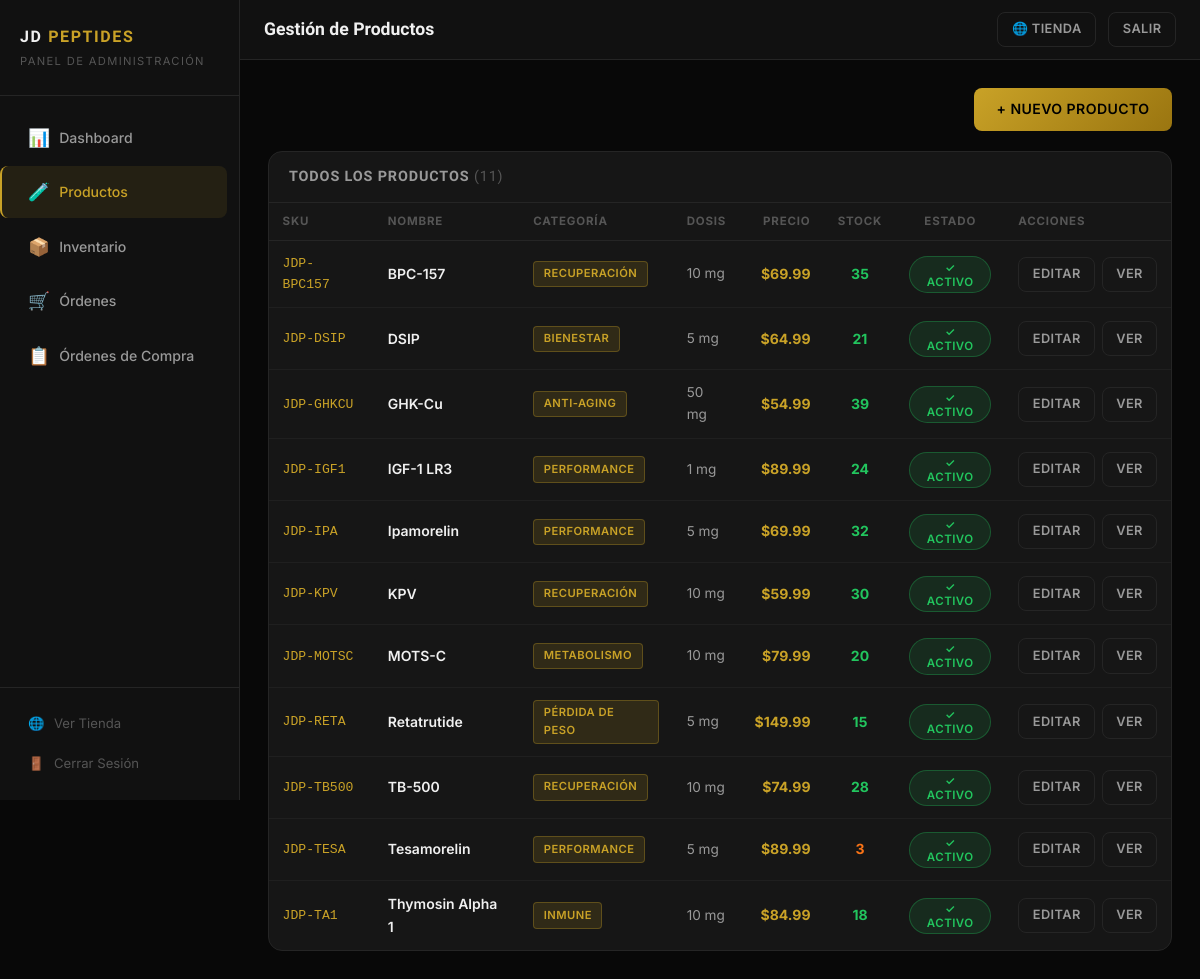
/admin/productos (signed in), run on the app's committed database.
### tables this page shows
CREATE TABLE products (
    id INTEGER PRIMARY KEY AUTOINCREMENT,
    sku TEXT UNIQUE NOT NULL,
    name TEXT NOT NULL,
    category TEXT NOT NULL,
    dose TEXT NOT NULL,
    price REAL NOT NULL,
    description TEXT,
    benefits TEXT,
    stock INTEGER DEFAULT 0,
    low_stock_alert INTEGER DEFAULT 5,
    active INTEGER DEFAULT 1,
    created_at TEXT DEFAULT (datetime('now'))
, image_path TEXT DEFAULT '');

### app.py (the view)
@app.route('/admin/productos')
@admin_required
def admin_productos():
    products = query_db("SELECT * FROM products ORDER BY name")
    return render_template('admin/productos.html', products=products)

### app.py (called while the page is built)
def get_db():
    db = getattr(g, '_database', None)
    if db is None:
        os.makedirs(os.path.dirname(DATABASE), exist_ok=True)
        db = g._database = sqlite3.connect(DATABASE)
        db.row_factory = sqlite3.Row
        db.execute("PRAGMA foreign_keys = ON")
    return db

@app.teardown_appcontext
def close_connection(exception):
    db = getattr(g, '_database', None)
    if db is not None:
        db.close()

def query_db(query, args=(), one=False):
    cur = get_db().execute(query, args)
    rv = cur.fetchall()
    cur.close()
    return (rv[0] if rv else None) if one else rv

def admin_required(f):
    @wraps(f)
    def decorated(*args, **kwargs):
        if not session.get('admin_logged_in'):
            return redirect(url_for('admin_login'))
        return f(*args, **kwargs)
    return decorated

### templates/admin/productos.html (shortened to what this page needs)
{% extends "admin/base.html" %}
{% block page_title %}Gestión de Productos{% endblock %}
{% block content %}
<div style="display:flex;justify-content:flex-end;margin-bottom:1.25rem">
  <a href="{{ url_for('admin_nuevo_producto') }}" class="btn btn-gold">+ Nuevo Producto</a>
</div>
<div class="admin-card">
  <div class="admin-card-header">
    <h3>Todos los Productos <span style="color:var(--text3);font-weight:400">({{ products|length }})</span></h3>
  </div>
  <div style="overflow-x:auto">
    <table class="admin-table">
      <thead>
        <tr>
          <th>SKU</th>
          <th>Nombre</th>
          <th>Categoría</th>
          <th>Dosis</th>
          <th style="text-align:right">Precio</th>
          <th style="text-align:center">Stock</th>
          <th style="text-align:center">Estado</th>
          <th>Acciones</th>
        </tr>
      </thead>
      <tbody>
        {% for p in products %}
          <tr>
            <td class="mono">{{ p['sku'] }}</td>
            <td class="strong">{{ p['name'] }}</td>
            <td><span class="badge badge-gold" style="font-size:0.7rem">{{ p['category'] }}</span></td>
            <td style="font-size:0.85rem;color:var(--text2)">{{ p['dose'] }}</td>
            <td style="text-align:right;color:var(--gold);font-weight:700">${{ "%.2f"|format(p['price']) }}</td>
            <td style="text-align:center">
              <span class="stock-value {% if p['stock'] == 0 %}stock-critical{% elif p['stock'] <= p['low_stock_alert'] %}stock-low{% else %}stock-ok{% endif %}">
                {{ p['stock'] }}
              </span>
            </td>
            <td style="text-align:center">
              <form method="POST" action="{{ url_for('admin_toggle_producto', pid=p['id']) }}" class="toggle-form">
                <button type="submit" class="toggle-btn">
                  <span class="toggle-pill {% if p['active'] %}on{% else %}off{% endif %}">
                    {% if p['active'] %}✓ Activo{% else %}✕ Inactivo{% endif %}
                  </span>
                </button>
              </form>
            </td>
            <td>
              <div style="display:flex;gap:0.4rem">
                <a href="{{ url_for('admin_editar_producto', pid=p['id']) }}" class="btn btn-ghost btn-sm">Editar</a>
                <a href="{{ url_for('producto', pid=p['id']) }}" target="_blank" class="btn btn-ghost btn-sm">Ver</a>
              </div>
            </td>
          </tr>
        {% else %}
          <tr><td colspan="8" style="text-align:center;color:var(--text3);padding:3rem">Sin productos</td></tr>
        {% endfor %}
      </tbody>
    </table>
  </div>
</div>
{% endblock %}

### static/css/style.css (style rules this page uses)
:root { --bg: #080808; --bg2: #111111; --bg3: #161616; --bg4: #1e1e1e; --gold: #c9a227; --gold-light: #ddb940; --gold-dark: #9a7510; --text: #f0f0f0; --text2: #999999; --text3: #555555; --border: #252525; --green: #22c55e; --red: #ef4444; --orange: #f97316; --radius: 8px; --radius-lg: 14px; --shadow: 0 4px 24px rgba(0,0,0,0.5); --shadow-gold:0 0 20px rgba(201,162,39,0.25); --transition: 0.25s ease; }
*, *::before, *::after { box-sizing: border-box; margin: 0; padding: 0; }
html { scroll-behavior: smooth; }
body { font-family: 'Inter', system-ui, -apple-system, 'Segoe UI', sans-serif; background: var(--bg); color: var(--text); line-height: 1.6; font-size: 15px; min-height: 100vh; display: flex; flex-direction: column; }
a { color: var(--gold); text-decoration: none; transition: color var(--transition); }
input, textarea, select, button { font-family: inherit; font-size: inherit; }
h1, h2, h3, h4, h5 { font-family: 'Montserrat', system-ui, sans-serif; font-weight: 700; line-height: 1.2; color: var(--text); }
h3 { font-size: 1.25rem; }
.badge { display: inline-block; padding: 0.2rem 0.6rem; border-radius: 4px; font-size: 0.72rem; font-weight: 600; letter-spacing: 0.04em; text-transform: uppercase; }
.badge-gold { background: rgba(201,162,39,0.15); color: var(--gold); border: 1px solid rgba(201,162,39,0.3); }
.btn { display: inline-flex; align-items: center; gap: 0.4rem; padding: 0.65rem 1.4rem; border-radius: var(--radius); font-weight: 600; font-size: 0.88rem; letter-spacing: 0.03em; cursor: pointer; border: none; transition: all var(--transition); text-transform: uppercase; }
.btn-gold { background: linear-gradient(135deg, var(--gold), var(--gold-dark)); color: #000; }
.btn-ghost { background: transparent; border: 1px solid var(--border); color: var(--text2); }
.btn-sm { padding: 0.4rem 0.85rem; font-size: 0.8rem; }
.admin-card { background: var(--bg3); border: 1px solid var(--border); border-radius: var(--radius-lg); overflow: hidden; margin-bottom: 1.5rem; }
.admin-card-header { padding: 1rem 1.25rem; border-bottom: 1px solid var(--border); display: flex; align-items: center; justify-content: space-between; gap: 1rem; flex-wrap: wrap; }
.admin-card-header h3 { font-size: 0.9rem; text-transform: uppercase; letter-spacing: 0.06em; color: var(--text2); }
.admin-table { width: 100%; border-collapse: collapse; font-size: 0.875rem; }
.admin-table th { padding: 0.6rem 0.85rem; text-align: left; font-size: 0.72rem; font-weight: 700; color: var(--text3); text-transform: uppercase; letter-spacing: 0.07em; border-bottom: 1px solid var(--border); white-space: nowrap; }
.admin-table td { padding: 0.75rem 0.85rem; border-bottom: 1px solid rgba(37,37,37,0.6); vertical-align: middle; color: var(--text2); }
.admin-table tr:last-child td { border-bottom: none; }
.admin-table .strong { font-weight: 600; color: var(--text); }
.admin-table .mono { font-family: monospace; font-size: 0.82rem; color: var(--gold); }
.stock-value { font-weight: 700; }
.stock-ok { color: var(--green); }
.stock-low { color: var(--orange); }
.toggle-form { display: inline; }
.toggle-btn { background: none; border: none; cursor: pointer; padding: 0; }
.toggle-pill { display: inline-flex; align-items: center; gap: 0.35rem; padding: 0.2rem 0.6rem; border-radius: 99px; font-size: 0.72rem; font-weight: 600; letter-spacing: 0.04em; text-transform: uppercase; cursor: pointer; transition: all var(--transition); }
.toggle-pill.on { background: rgba(34,197,94,0.12); color: var(--green); border: 1px solid rgba(34,197,94,0.3); }

### data on the page
products: sku "JDP-BPC157", name "BPC-157", category "RECUPERACIÓN", dose "10 mg", price "69.99", stock "35", active "✓ ACTIVO"
products: sku "JDP-DSIP", name "DSIP", category "BIENESTAR", dose "5 mg", price "64.99", stock "21", active "✓ ACTIVO"
products: sku "JDP-GHKCU", name "GHK-Cu", category "ANTI-AGING", dose "50 mg", price "54.99", stock "39", active "✓ ACTIVO"
products: sku "JDP-IGF1", name "IGF-1 LR3", category "PERFORMANCE", dose "1 mg", price "89.99", stock "24", active "✓ ACTIVO"
products: sku "JDP-IPA", name "Ipamorelin", category "PERFORMANCE", dose "5 mg", price "69.99", stock "32", active "✓ ACTIVO"
products: sku "JDP-KPV", name "KPV", category "RECUPERACIÓN", dose "10 mg", price "59.99", stock "30", active "✓ ACTIVO"
products: sku "JDP-MOTSC", name "MOTS-C", category "METABOLISMO", dose "10 mg", price "79.99", stock "20", active "✓ ACTIVO"
products: sku "JDP-RETA", name "Retatrutide", category "PÉRDIDA DE PESO", dose "5 mg", price "149.99", stock "15", active "✓ ACTIVO"
products: sku "JDP-TB500", name "TB-500", category "RECUPERACIÓN", dose "10 mg", price "74.99", stock "28", active "✓ ACTIVO"
products: sku "JDP-TESA", name "Tesamorelin", category "PERFORMANCE", dose "5 mg", price "89.99", stock "3", active "✓ ACTIVO"
products: sku "JDP-TA1", name "Thymosin Alpha 1", category "INMUNE", dose "10 mg", price "84.99", stock "18", active "✓ ACTIVO"

### other printed values
{{ products|length }} "11"
